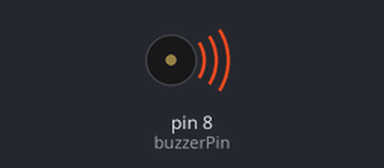
The sketch below on a simulated Arduino Uno, built with avr-gcc and run on an emulated ATmega328P. On the bench: buzzer (waves = sounding).

Above: at 0.15 s.
At 2.9 s:
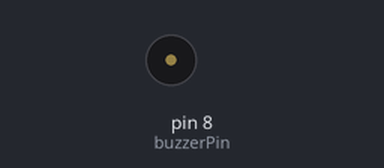
Timing chart, 0 to 3.5 s (numbered marks = the images above):
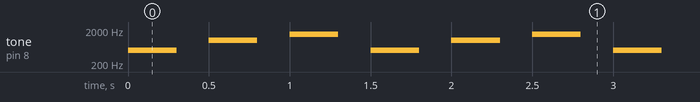

Measured:
- by itself, tone on pin 8 (buzzerPin): repeats every 1.5 s: silent 0.20 s, 1000 Hz 0.30 s, silent 0.20 s, 1500 Hz 0.30 s, silent 0.20 s, 500 Hz 0.30 s

The sketch:

Generate_Different_Buzzer_Tones.ino
```cpp
const int buzzerPin = 8;
int tones[] = {500, 1000, 1500};


void setup() {
pinMode(buzzerPin, OUTPUT);
}


void loop() {
for (int i = 0; i < 3; i++) {
tone(buzzerPin, tones[i]);
delay(300);
noTone(buzzerPin);
delay(200);
}
}
```
